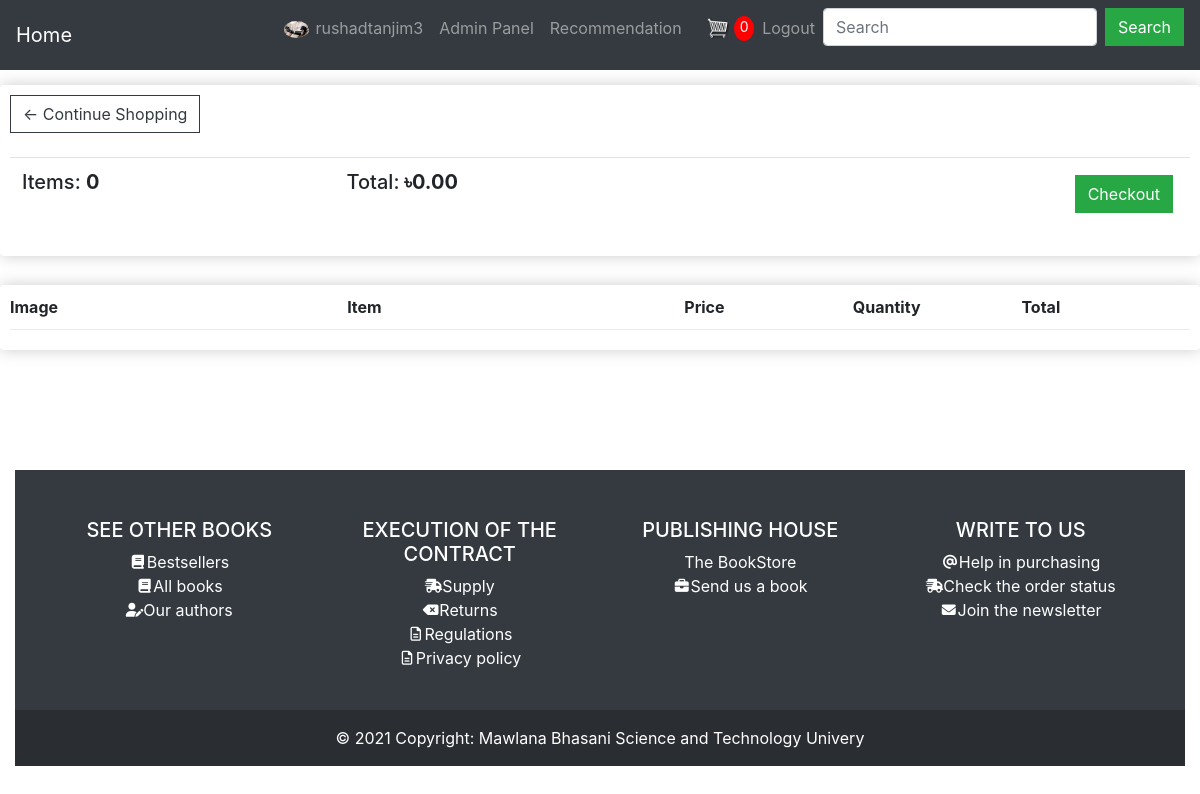
The page /profiles/cart/ (signed in) on the database as committed earlier.
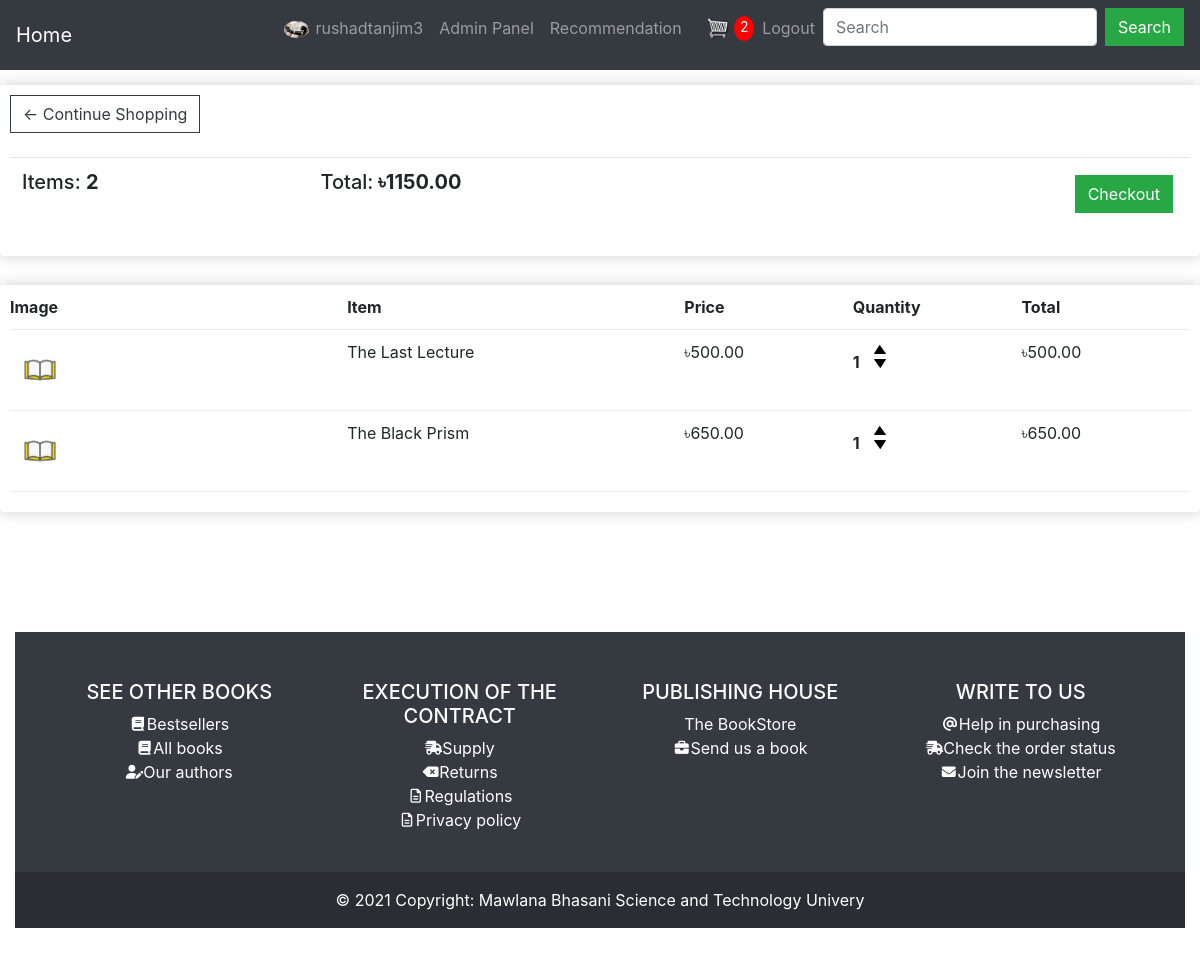
The same page on the database as committed later.
### profiles/models.py (models this page shows, shortened)
class Order(models.Model):
    profile = models.ForeignKey(
        Profile, on_delete=models.SET_NULL, blank=True, null=True)
    date_ordered = models.DateTimeField(auto_now_add=True)
    completed = models.BooleanField(default=False, null=True)
    transaction_id = models.CharField(max_length=200, null=True, blank=True)
    @ property
    def get_cart_total(self):
        orderitems = self.orderitem_set.all()
        total = sum([item.get_total for item in orderitems])
        return total
    @ property
    def get_cart_items(self):
        orderitems = self.orderitem_set.all()
        total = sum([item.quantity for item in orderitems])
        return total

class OrderItem(models.Model):
    product = models.ForeignKey(
        Product, on_delete=models.SET_NULL, blank=True, null=True)
    order = models.ForeignKey(
        Order, on_delete=models.SET_NULL, blank=True, null=True)
    quantity = models.IntegerField(default=0, null=True, blank=True)
    date_added = models.DateTimeField(auto_now_add=True)
    @ property
    def get_total(self):
        total = self.product.price * self.quantity
        return total

### shop/models.py (models this page shows, shortened)
class Product(models.Model):
    BOOK_GENRES_CHOICES = [
        ('Action', 'Action and adventure'),
        ('Art', 'Art/architecture'),
        ('Alternate history', 'Alternate history'),
        ('Autobiography', 'Autobiography'),
        ('Anthology', 'Anthology'),
        ('Biography', 'Biography'),
        ('Business', 'Business/economics'),
        ('Children', 'Children'),
        ('Crafts/hobbies', 'Crafts/hobbies'),
        ('Classic', 'Classic'),
        ('Cookbook', 'Cookbook'),
        ('Comic book', 'Comic book'),
        ('Diary', 'Diary'),
        ('Dictionary', 'Dictionary'),
        ('Crime', 'Crime'),
        ('Encyclopedia', 'Encyclopedia'),
        ('Drama', 'Drama'),
        ('Fairytale', 'Fairytale'),
        ('Health', 'Health/fitness'),
        ('Fantasy', 'Fantasy'),
        ('History', 'History'),
        ('Graphic novel', 'Graphic novel'),
        ('Home and garden', 'Home and garden'),
        ('Historical fiction', 'Historical fiction'),
        ('Humor', 'Humor'),
        ('Horror', 'Horror'),
        ('Journal', 'Journal'),
        ('Mystery', 'Mystery'),
        ('Math', 'Math'),
        ('Paranormal romance', 'Paranormal romance'),
        ('Memoir', 'Memoir'),
        ('Picture book', 'Picture book'),
        ('Philosophy', 'Philosophy'),
        ('Poetry', 'Poetry'),
        ('Prayer', 'Prayer'),
        ('Political thriller', 'Political thriller'),
        ('Religion', 'Religion, spirituality, and new age'),
        ('Romance', 'Romance'),
        ('Textbook', 'Textbook'),
        ('Satire', 'Satire'),
        ('True crime', 'True crime'),
        ('Science fiction', 'Science fiction'),
        ('Review', 'Review'),
        ('Short story', 'Short story'),
        ('Science', 'Science'),
        ('Suspense', 'Suspense'),
        ('Self help', 'Self help'),
        ('Thriller', 'Thriller'),
        ('Sports and leisure', 'Sports and leisure'),
        ('Western', 'Western'),
        ('Travel', 'Travel'),
        ('Young adult', 'Young adult'),
    ]
    product_name = models.CharField(blank=True, max_length=255)
    author_name = models.CharField(blank=True, max_length=255)
    price = models.FloatField(blank=True, null=True, default=1)
    digital = models.BooleanField(default=False, null=True, blank=False)
    genres = models.CharField(
        max_length=150, choices=BOOK_GENRES_CHOICES, default='Textbook')
    quantity = models.IntegerField(blank=False, default=1)
    product_pic = models.ImageField(
        default='book-default.jpg', upload_to='product')

### profiles/views.py (the view)
# urls.py: path('cart/', views.cart, name='cart'),
def cart(request):
    if request.user.is_authenticated:
        customer = request.user.profile
        order, created = Order.objects.get_or_create(
            profile=customer, completed=False)
        items = order.orderitem_set.all()
        cartItems = order.get_cart_items
    else:
        items = []
        order = {'get_cart_total': 0, 'get_cart_items': 0}
        cartItems = order['get_cart_items']
    data = {'items': items, 'order': order, 'cartItems': cartItems}
    return render(request, 'profiles/cart.html', data)

### profiles/templates/profiles/cart.html
{% extends "profiles/base.html" %}
{% load crispy_forms_tags %}
{% load static %}
{% block content %}
    <div class="row">
        <div class="col-lg-12">
            <div class="box-element">
                <a class="btn btn-outline-dark" href="{% url 'home' %}">&#x2190; Continue Shopping</a
                    >
                    <br />
                    <br />
                    <table class="table">
                        <tr>
                            <th>
                                <h5>
                                    Items: <strong>{{ order.get_cart_items }}</strong>
                                </h5>
                            </th>
                            <th>
                                <h5>
                                    Total:<strong>
                                    &#2547;{{ order.get_cart_total|floatformat:2 }}</strong
                                    >
                                </h5>
                            </th>
                            <th>
                                <a style="float: right; margin: 5px"
                                   class="btn btn-success"
                                   href="{% url 'profiles:checkout' %}">Checkout</a
                                    >
                                </th>
                            </tr>
                        </table>
                    </div>
                    <br />
                    <div class="box-element">
                        <div class="cart-row">
                            <div style="flex: 2">
                                <strong>Image</strong>
                            </div>
                            <div style="flex: 2">
                                <strong>Item</strong>
                            </div>
                            <div style="flex: 1">
                                <strong>Price</strong>
                            </div>
                            <div style="flex: 1">
                                <strong>Quantity</strong>
                            </div>
                            <div style="flex: 1">
                                <strong>Total</strong>
                            </div>
                        </div>
                        {% for item in items %}
                            <div class="cart-row">
                                <div style="flex: 2">
                                    <img class="row-image" src="{{ item.product.product_pic.url }}" />
                                </div>
                                <div style="flex: 2">
                                    <p>{{ item.product.product_name }}</p>
                                </div>
                                <div style="flex: 1">
                                    <p>&#2547;{{ item.product.price|floatformat:2 }}</p>
                                </div>
                                <div style="flex: 1">
                                    <p class="quantity">{{ item.quantity }}</p>
                                    <div class="quantity">
                                        <img data-product="{{ item.product.id }}"
                                             data-action="add"
                                             class="chg-quantity update-cart"
                                             src="{% static 'images/arrow-up.png' %}"/>
                                        <img data-product="{{ item.product.id }}"
                                             data-action="remove"
                                             class="chg-quantity update-cart"
                                             src="{% static 'images/arrow-down.png' %}"/>
                                    </div>
                                </div>
                                <div style="flex: 1">
                                    <p>&#2547;{{ item.get_total|floatformat:2 }}</p>
                                </div>
                            </div>
                        {% endfor %}
                    </div>
                </div>
            </div>
        {% endblock content %}

### profiles/templates/profiles/base.html (shortened to what the changed rows need)
{% load static %}
{% load profiles_extras %}
<html lang="en">
    <head>
        <link rel="stylesheet"
              type="text/css"
              href="{% static 'css/bootstrap.css' %}">
        <link rel="stylesheet" href="{% static 'css/all.css' %}">
        <link rel="stylesheet" href="{% static 'css/brands.css' %}">
        <link rel="stylesheet" href="{% static 'css/solid.css' %}">
        <link rel="stylesheet" href="{% static 'css/regular.css' %}">
        <link rel="stylesheet" type="text/css" href="{% static 'css/main.css' %}">
    </head>
    <body>
        <nav class="navbar navbar-expand-lg bg-dark navbar-dark sticky-top">
            <div class="collapse navbar-collapse" id="navbarSupportedContent">
                <ul class="navbar-nav ml-auto">
                    {% if user.is_authenticated %}
                        <div class="form-inline my-2 my-lg-0">
                            <a href="{% url 'profiles:cart' %}">
                                <img id="cart-icon" src="{% static 'images/cart.png' %}">
                                <p id="cart-total">{{ cartItems }}</p>
                            </a>
                        </div>
                        <li>
                            <a class="nav-item nav-link" href="{% url 'profiles:logout' %}">Logout</a>
                        </li>
                    {% endif %}
                </ul>
            </div>
        </nav>
        {% block content %}{% endblock %}
        <br>
        <br>
        <br>
    </body>
</html>

Rows that differ between the two databases and show on the page:
computed for Order: get_cart_items "0" → "2"; get_cart_total "0.00" → "1150.00"
added OrderItem: product.product_pic (placeholder picture), product.product_name "The Last Lecture", product.price "500.00", quantity "1", get_total "500.00"
added OrderItem: product.product_pic (placeholder picture), product.product_name "The Black Prism", product.price "650.00", quantity "1", get_total "650.00"
Other text that changed with them:
{{ cartItems }}: "0" → "2"
